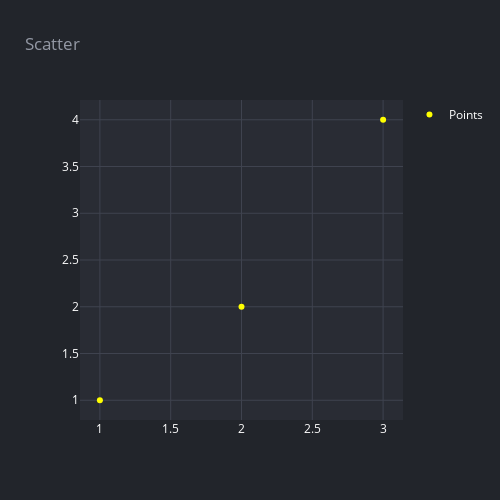

The notebook cell saved with this chart:
### Code cell
render(
    go.Figure(data=[scatter(x,y,'Points', mode='markers', size=6, opacity=1)]),
    title='Scatter'
)

### Figure 1 — Plotly figure (JSON) as saved in the notebook; plotly's stock layout.template omitted (floating-point values rounded to 4 significant figures)
{"data": [{"marker": {"color": "yellow", "size": 6}, "mode": "markers", "name": "Points", "opacity": 1, "type": "scatter", "x": [1, 2, 3], "y": [1, 2, 4]}], "layout": {"height": 500, "legend": {"font": {"color": "#ffffff"}}, "paper_bgcolor": "#22252B", "plot_bgcolor": "#292C34", "showlegend": true, "title": {"font": {"color": "#9398A4"}, "text": "Scatter"}, "width": 500, "xaxis": {"autorange": true, "gridcolor": "#3F434F", "range": [0.8592, 3.141], "tickfont": {"color": "#ffffff"}, "title": {"font": {"color": "#ffffff"}}, "type": "linear", "zeroline": false}, "yaxis": {"autorange": true, "gridcolor": "#3F434F", "range": [0.7888, 4.211], "tickfont": {"color": "#ffffff"}, "title": {"font": {"color": "#ffffff"}}, "type": "linear", "zeroline": false}}}
